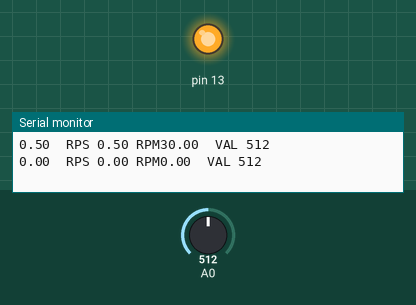
Recording of a sketch running on a simulated Arduino Uno, built with avr-gcc and run on an emulated ATmega328P. Shown: output pins drawn as LEDs (lit = HIGH), the last lines printed to the serial monitor. Inputs (shaded band) come from the test bench; at power-on: A0 = 512.

Above: at 1.2 s.
1.3 s: A0 set to 82
2.8 s: A0 set to 70
At 3.6 s:
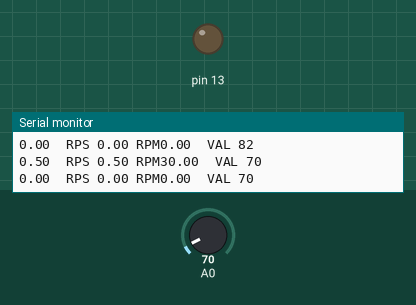
4.3 s: A0 set to 122
At 4.8 s:
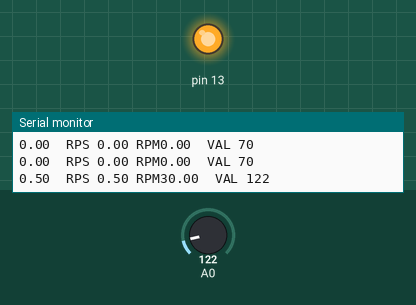
5.8 s: A0 set to 0
At 7.1 s:
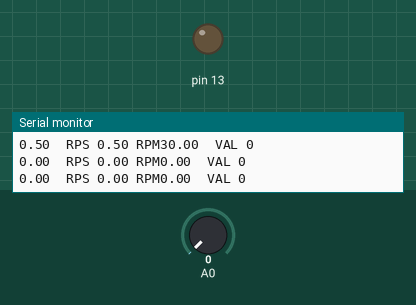
Timing chart, 0 to 8.3 s (numbered marks = the images above; inputs shaded):
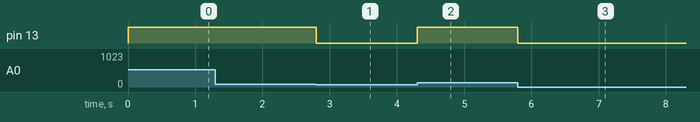

The sketch:

windSpeed.ino
```cpp
int val;
long last=0;
int stat=LOW;
int stat2;
int count=0;
int sens=75;    // indicates the limit reading between dark and light,              // it has to be tested as it may change
                // acording on the
                // distance the leds are placed.
int nBlades=2;  // the number of blades of the propeller
int miliseconds=500; // the time it takes each reading

void setup()
{
  Serial.begin(9600);
  pinMode(13,OUTPUT);
}

void loop()
{   val=analogRead(0);
  if(val<sens)
    stat=LOW;
   else
    stat=HIGH;
   digitalWrite(13,stat); // the led on pin 13 shows
                          // the state of the circuit.
   if(stat2!=stat){       // counts when the state changes,
                          // thats from (dark to light) or
                          // from (light to dark).
     count++;
     stat2=stat;
   }
   if(millis()-last>=miliseconds){
     double rps=((double)count/nBlades)/2.0*1000.0/miliseconds;
     double rpm=((double)count/nBlades)/2.0*60000.0/(miliseconds);
     Serial.print((count/2.0));
     Serial.print("  RPS ");
     Serial.print(rps);
     Serial.print(" RPM");
     Serial.print(rpm);
     Serial.print("  VAL ");
     Serial.println(val);
     count=0;
     last=millis();
   }
}
```

Measured:
- the behaviour switches between 75 and 74 on A0 (found by bisection; images 0 and 1)
- after the input at 2.8 s, pin 13: HIGH → LOW at once
- after the input at 4.3 s, pin 13: LOW → HIGH at once
- after the input at 5.8 s, pin 13: HIGH → LOW at once
